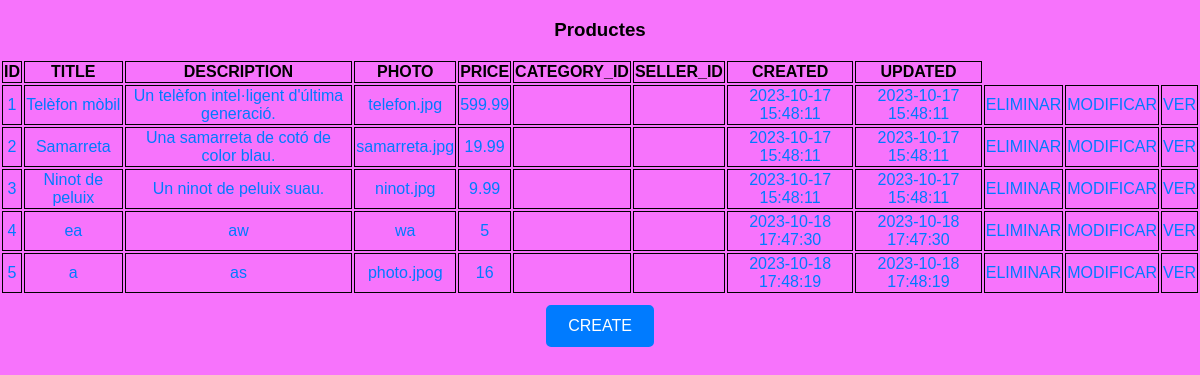
/product, run on an earlier commit of the app's database.
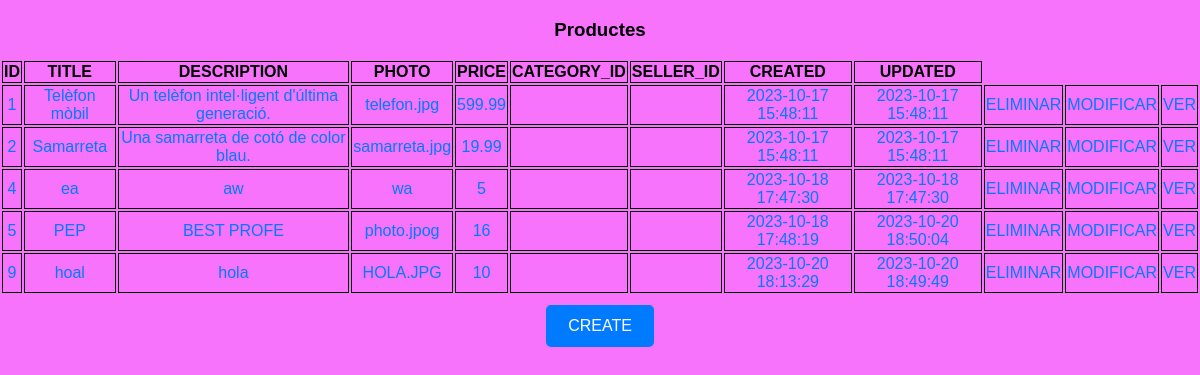
And on a later commit of the database.
### hello.py (models this page shows)
class Productes(db.Model):
    __tablename__ = "products"
    id = db.Column(db.Integer, primary_key=True, autoincrement=True)
    title = db.Column(db.String)
    description = db.Column(db.String)
    photo = db.Column(db.String)
    price = db.Column(db.Integer)
    created = db.Column(db.DateTime, nullable=False, server_default= db.func.now())
    updated = db.Column(db.DateTime, nullable=False, server_default= db.func.now(), onupdate= db.func.now())

### hello.py (the view)
@app.route('/product')
def list():
    products = db.session.execute(
        db.select(Productes).order_by(Productes.id.asc())
    ).scalars()
    return render_template('/products/list.html', products = products)

### templates/products/list.html (shortened to what this page needs)
<!DOCTYPE html>
<html lang="ca">
<head>
	<link href="/static/style.css" rel="stylesheet">
</head>
<body>
	<h3>Productes</h3>
	<table>
		<tr>
			<th>ID</th>
			<th>TITLE</th>
			<th>DESCRIPTION</th>
            <th>PHOTO</th>
            <th>PRICE</th>
            <th>CATEGORY_ID</th>
            <th>SELLER_ID</th>
            <th>CREATED</th>
            <th>UPDATED</th>
		</tr>
        {% for product in products %}
        <tr>
            <td><a href="/product/{{ product.id }}">{{ product.id }}</a></td>
			<td><a href="/product/{{ product.id }}">{{ product.title }}</a></td>
			<td><a href="/product/{{ product.id }}">{{ product.description }}</a></td>
            <td><a href="/product/{{ product.id }}">{{ product.photo }}</a></td>
			<td><a href="/product/{{ product.id }}">{{ product.price }}</a></td>
			<td><a href="/product/{{ product.id }}">{{ product.category_id }}</a></td>
            <td><a href="/product/{{ product.id }}">{{ product.seller_id }}</a></td>
			<td><a href="/product/{{ product.id }}">{{ product.created }}</a></td>
			<td><a href="/product/{{ product.id }}">{{ product.updated }}</a></td>
			<td><a href="/product/delete/{{ product.id }}"> ELIMINAR </a></td>
			<td><a href="/product/{{ product.id }}"> MODIFICAR </a></td>
			<td><a href="/product/read/{{ product.id }}"> VER </a></td>
        </tr>
        {% endfor %}
	</table>
	<a class="boton" href="/product/create"> CREATE </a>
</body>
</html>

### static/style.css (style rules this page uses)
body { font-family: Arial, sans-serif; background-color: #f773fc; margin: 0; padding: 0; text-align: center; }
td ,th { border: 1px solid black }
a { color: #007bff; text-decoration: none; }
.boton { display: inline-block; padding: 10px 20px; margin: 10px; text-align: center; text-decoration: none; border: 2px solid #007BFF; border-radius: 5px; background-color: #007BFF; color: #fff; font-size: 16px; cursor: pointer; transition: background-color 0.3s, color 0.3s; }

What changed in the data, as far as the page shows it:
removed Productes: id "3", title "Ninot de peluix", description "Un ninot de peluix suau.", photo "ninot.jpg", price "9.99", created "2023-10-17 15:48:11", updated "2023-10-17 15:48:11"
changed Productes "photo.jpog": title "a" → "PEP"; description "as" → "BEST PROFE"; updated "2023-10-18 17:48:19" → "2023-10-20 18:50:04"
added Productes: id "9", title "hoal", description "hola", photo "HOLA.JPG", price "10", created "2023-10-20 18:13:29", updated "2023-10-20 18:49:49"
